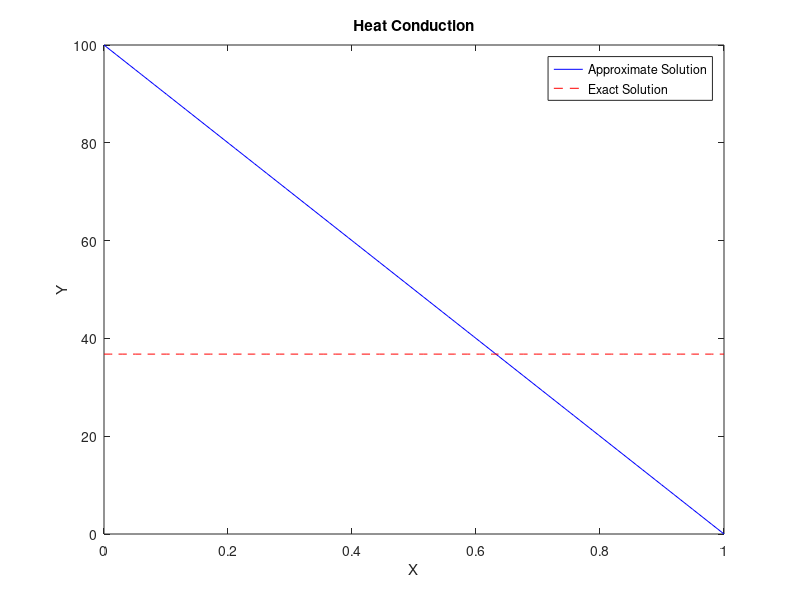
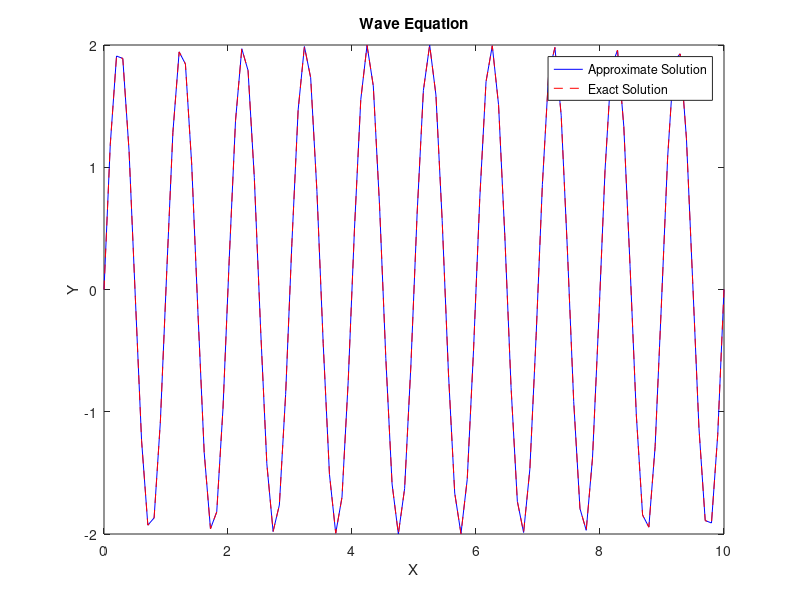
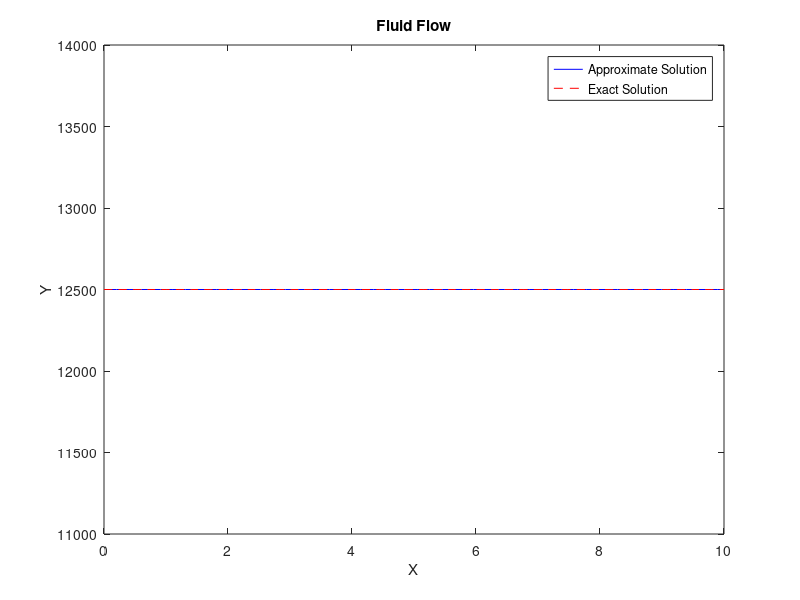

MATLAB code for these plots, in order:
clear; clc;

% Heat Conduction
prompt = {'Length:', 'Thermal Conductivity:', 'Temperature Difference:', 'Time:'};
dlgtitle = 'Heat Conduction Parameters';
dims = [1 35];
definput = {'1', '10', '100', '0.1'};
input_values = inputdlg(prompt, dlgtitle, dims, definput);

length = str2double(input_values{1});
thermal_conductivity = str2double(input_values{2});
temperature_difference = str2double(input_values{3});
time = str2double(input_values{4});

heat_flux = thermal_conductivity * temperature_difference / length;
disp(['Heat flux: ', num2str(heat_flux), ' W/m^2']);

x = linspace(0, length, 100);
y = linspace(temperature_difference, 0, 100); % Approximate solution
exact_solution = temperature_difference * exp(-thermal_conductivity * time / length^2) * ones(size(x));

figure;
plot(x, y, 'b-', x, exact_solution, 'r--');
legend('Approximate Solution', 'Exact Solution');
title('Heat Conduction');
xlabel('X');
ylabel('Y');

% Wave Equation
prompt = {'Frequency:', 'Amplitude:', 'Phase:', 'Time:'};
dlgtitle = 'Wave Equation Parameters';
dims = [1 35];
definput = {'1', '2', '0', '1'};
input_values = inputdlg(prompt, dlgtitle, dims, definput);

frequency = str2double(input_values{1});
amplitude = str2double(input_values{2});
phase = str2double(input_values{3});
time = str2double(input_values{4});

angular_frequency = 2 * pi * frequency;
disp(['Angular frequency: ', num2str(angular_frequency), ' rad/s']);

x = linspace(0, 10, 100);
y = amplitude * sin(angular_frequency * x + phase); % Approximate solution
exact_solution = amplitude * sin(angular_frequency * (x - time)); % Exact solution

figure;
plot(x, y, 'b-', x, exact_solution, 'r--');
legend('Approximate Solution', 'Exact Solution');
title('Wave Equation');
xlabel('X');
ylabel('Y');

% Fluid Flow
prompt = {'Velocity:', 'Pressure:', 'Density:'};
dlgtitle = 'Fluid Flow Parameters';
dims = [1 35];
definput = {'5', '1e5', '1000'};
input_values = inputdlg(prompt, dlgtitle, dims, definput);

velocity = str2double(input_values{1});
pressure = str2double(input_values{2});
density = str2double(input_values{3});

kinetic_energy = 0.5 * density * velocity^2;
disp(['Kinetic energy: ', num2str(kinetic_energy), ' J/kg']);

x = linspace(0, 10, 100);
y = kinetic_energy * ones(size(x)); % Approximate solution
exact_solution = y; % Exact solution is the same as approximate solution

figure;
plot(x, y, 'b-', x, exact_solution, 'r--');
legend('Approximate Solution', 'Exact Solution');
title('Fluid Flow');
xlabel('X');
ylabel('Y');